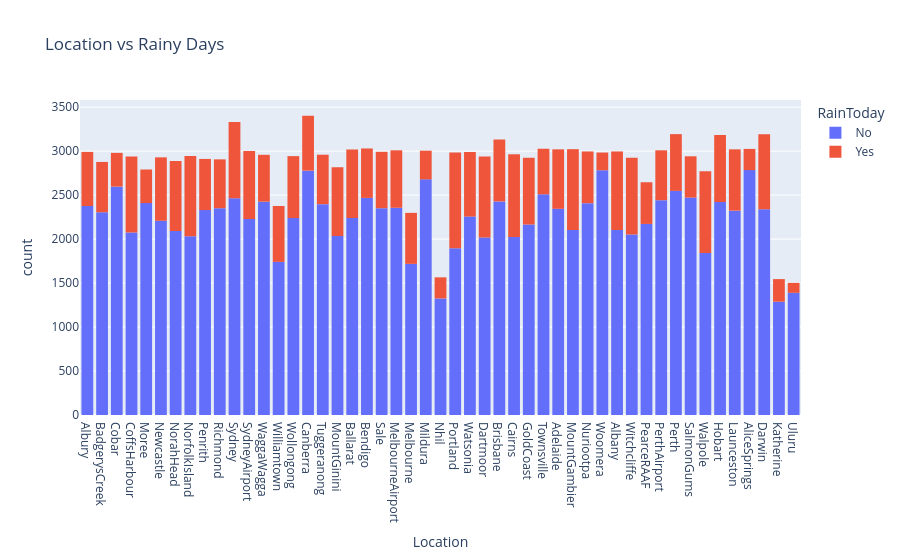

Notebook source saved alongside this figure:
### Code cell
px.histogram(raw_df, x='Location', title='Location vs Rainy Days', color='RainToday')

### Figure 1 — Plotly figure (JSON) as saved in the notebook; plotly's stock layout.template omitted (floating-point values rounded to 4 significant figures; data arrays with more than 128 entries replaced by an {"elided": "..."} marker saying what was removed)
{"data": [{"bingroup": "x", "hovertemplate": "RainToday=No<br>Location=%{x}<br>count=%{y}<extra></extra>", "legendgroup": "No", "marker": {"color": "#636efa", "pattern": {"shape": ""}}, "name": "No", "orientation": "v", "showlegend": true, "type": "histogram", "x": {"elided": "109332 str values"}, "xaxis": "x", "yaxis": "y"}, {"bingroup": "x", "hovertemplate": "RainToday=Yes<br>Location=%{x}<br>count=%{y}<extra></extra>", "legendgroup": "Yes", "marker": {"color": "#EF553B", "pattern": {"shape": ""}}, "name": "Yes", "orientation": "v", "showlegend": true, "type": "histogram", "x": {"elided": "31455 str values"}, "xaxis": "x", "yaxis": "y"}], "layout": {"barmode": "relative", "legend": {"title": {"text": "RainToday"}, "tracegroupgap": 0}, "title": {"text": "Location vs Rainy Days"}, "xaxis": {"anchor": "y", "domain": [0, 1], "title": {"text": "Location"}}, "yaxis": {"anchor": "x", "domain": [0, 1], "title": {"text": "count"}}}}
